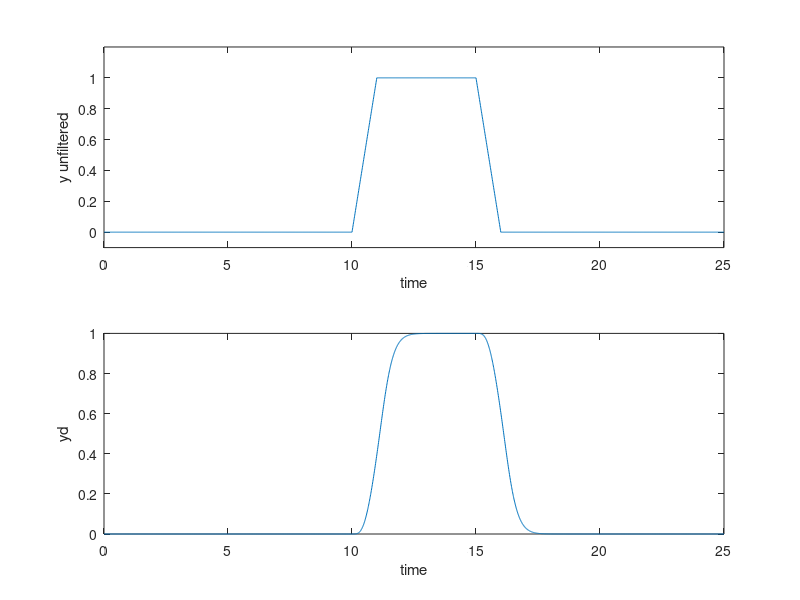

MATLAB code for this plot: (Note: this script raises an error after producing the figure.)
close all; clear all;
%% defining the desired output and filtering it two times
tin = 10; tup = 11;  tdown=15; tback=16; tf = 25; delt = 0.01; ymax = 1;
ramp_1 = ymax/(tup-tin);
ramp_2 = -ymax/(tback-tdown);
t1 = 0:delt:tin; 
t2=max(t1)+delt:delt:tup;
t3=max(t2)+delt:delt:tdown;
t4=max(t3)+delt:delt:tback;
t5=max(t4)+delt:delt:tf;

y0 = zeros(size(t1));
y1 = ramp_1*(t2-max(t1));
y2 = max(y1)*ones(size(t3-max(t2)));
y3 = max(y2)+ ramp_2*(t4-max(t3));
y4 = zeros(size(t5-max(t4)));

t = 0:delt:tf;
y = [y0 y1 y2 y3 y4];
figure(1); clf; subplot(211), plot(t,y); 
axis([0, tf, -0.1, 1.2*ymax])
xlabel('time'); ylabel('y unfiltered')
% filtering the desired signal 
Wf = 1; % choose a filter break frequency in Hz
num = [Wf*2*pi]; den = [1 (Wf*2*pi)]; % first order filter
[Af,Bf,Cf,Df] = tf2ss(num,den);
Sys_f = ss(Af,Bf,Cf,Df); % first order filter system
Sysf = Sys_f*Sys_f*Sys_f*Sys_f; % second order filter
[yd,xtemp]= lsim(Sysf,y,t); % filter the desired signal
figure(1);  subplot(212), plot(t,yd); 
xlabel('time'); ylabel('yd')
%% numerical differentiation
y1d = diff(yd,1)/(delt^1); % the first derivative of yd
y1d = [y1d;0];
y2d = diff(yd,2)/(delt^2); % the second derivative of yd
y2d = [y2d;0;0];
[mm,nn] = size(y2d);
time = 0:delt:(mm-1)*delt;
U = [yd y1d];
%% Define the system G; relative degree = 1
r=1;
[A,B,C,D] = tf2ss([1 -7 2 10],[1 10 35 50 24]);
T=[C;
    0 1 0 0 ;
    0 0 1 0 ;
    0 0 0 1 ];
T_in = inv(T);
A_hat = (T*A*T_in) -((T*B*C*A*A*T_in)/(C*A*B));
B_hat = T*B/(C*A*B);  % nominal system with inverse input
A_int = A_hat(2:4,2:4); % internal dynamics 
B_int = [A_hat(2:4,1) B_hat(2:4)];

%% mdc decomposition
[As, Au, Anh, A_dec, T_mdc]=mdc(A_int, 'd');
check_A=inv(T_mdc)*A_int*T_mdc; % check_A should be eqqual to A_dec
As=A_dec(1,1);
Au=A_dec(2:3,2:3);
Bdiag_mdc=inv(T_mdc)*B_int; 
Bs=Bdiag_mdc(1,:);
Bu=Bdiag_mdc(2:3,:);

%% simulating the unstable portion  of the internal dynamics 
Utemp  = flipud(U);
% (-Bu*( [ 1;0;0] ) ) ./ (Au)
% [yu,xu] = lsim(-Au,-Bu,[1 1],[0],Utemp,time, [1.1903 0 ; 0 1.1903]  );
% -(1./Au) *Bu.*( Utemp(1,:) )
[yu,xu] = lsim(-Au,-Bu,[1 1],[0], Utemp, time, -(inv(Au)) *Bu*( Utemp(1,:)' )   );
xu = flipud(xu);
%% simulating the stable portion  of the internal dynamics 
[ys,xs] =  lsim(As,Bs,[1],[0],U,time,-(inv(As))*Bs*(U(1,:)'));
figure(2); clf; subplot(211), plot(time,xs)
xlabel('time'); ylabel('xs')
subplot(212), plot(time,xu)
xlabel('time'); ylabel('xu')
%% Calculating the input
Uff = (inv(C*B))*(y1d' -C*A*T_in*( [yd'; T_mdc*[xs';xu']])); % important
y_result_1=lsim(A,B,C,D, Uff, time);
figure(3); clf; subplot(211), plot(time,Uff)
xlabel('time'); ylabel('U_{ff}');
subplot(212), plot(time, y_result_1)
xlabel('time'); ylabel('y with u_{ff}');
%% calculate the error
for i =1:1:length(y_result_1)
    error_problem_1(i)=y_result_1(i)-yd(i);
end


%% Preview time
Tp=[1:1:5];

%% Tp-1
N=(tf-Tp(1))/delt+1;
for i=1:1:N
    new_t=[(i-1)*delt:delt:Tp(1)+(i-1)*delt];
    Utemp_new = interp1( time , Utemp, new_t);
    [yu,xu] = lsim(-Au,-Bu,[1 1],[0], Utemp_new, new_t, -(inv(Au)) *Bu*( Utemp(1,:)'));
    xu = flipud(xu);
    eta_1(i,:)=xu(1,:);
end
    % stable part
[ys,xs] =  lsim(As,Bs,[1],[0],U,time,-(inv(As))*Bs*(U(1,:)'));
xs = xs(1:length(eta_1));
y1d =y1d(1:length(eta_1));
yd=yd(1:length(eta_1));
    % inverse command
Uff = (inv(C*B))*(y1d' -C*A*T_in*( [yd'; T_mdc*[xs'; eta_1']]));
Uff=Uff(1:length(new_t));    
    % calculate the error
y_result_2_1=lsim(A,B,C,D, Uff, new_t);
for i =1:1:length(y_result_2_1)
    error_problem_2_1(i)=y_result_2_1(i)-yd(i);
end


%% Tp-2
N=(tf-Tp(2))/delt+1;
for i=1:1:N
    new_t=[(i-1)*delt:delt:Tp(2)+(i-1)*delt];
    Utemp_new = interp1( time , Utemp, new_t);
    [yu,xu] = lsim(-Au,-Bu,[1 1],[0], Utemp_new, new_t, -(inv(Au)) *Bu*( Utemp(1,:)'));
    xu = flipud(xu);
    eta_2(i,:)=xu(1,:);
end
    % stable part
[ys,xs] =  lsim(As,Bs,[1],[0],U,time,-(inv(As))*Bs*(U(1,:)'));
xs = xs(1:length(eta_2));
y1d =y1d(1:length(eta_2));
yd=yd(1:length(eta_2));
    % inverse command
Uff = (inv(C*B))*(y1d' -C*A*T_in*( [yd'; T_mdc*[xs'; eta_2']]));
Uff=Uff(1:length(new_t));    
    % calculate the error
y_result_2_2=lsim(A,B,C,D, Uff, new_t);
for i =1:1:length(y_result_2_2)
    error_problem_2_2(i)=y_result_2_2(i)-yd(i);
end

%% Tp-3
N=(tf-Tp(3))/delt+1;
for i=1:1:N
    new_t=[(i-1)*delt:delt:Tp(3)+(i-1)*delt];
    Utemp_new = interp1( time , Utemp, new_t);
    [yu,xu] = lsim(-Au,-Bu,[1 1],[0], Utemp_new, new_t, -(inv(Au)) *Bu*( Utemp(1,:)'));
    xu = flipud(xu);
    eta_3(i,:)=xu(1,:);
end
    % stable part
[ys,xs] =  lsim(As,Bs,[1],[0],U,time,-(inv(As))*Bs*(U(1,:)'));
xs = xs(1:length(eta_3));
y1d =y1d(1:length(eta_3));
yd=yd(1:length(eta_3));
    % inverse command
Uff = (inv(C*B))*(y1d' -C*A*T_in*( [yd'; T_mdc*[xs'; eta_3']]));
Uff=Uff(1:length(new_t));    
    % calculate the error
y_result_2_3=lsim(A,B,C,D, Uff, new_t);
for i =1:1:length(y_result_2_3)
    error_problem_2_3(i)=y_result_2_3(i)-yd(i);
end


%% TP-4
N=(tf-Tp(4))/delt+1;
for i=1:1:N
    new_t=[(i-1)*delt:delt:Tp(4)+(i-1)*delt];
    Utemp_new = interp1( time , Utemp, new_t);
    [yu,xu] = lsim(-Au,-Bu,[1 1],[0], Utemp_new, new_t, -(inv(Au)) *Bu*( Utemp(1,:)'));
    xu = flipud(xu);
    eta_4(i,:)=xu(1,:);
end
    % stable part
[ys,xs] =  lsim(As,Bs,[1],[0],U,time,-(inv(As))*Bs*(U(1,:)'));
xs = xs(1:length(eta_4));
y1d =y1d(1:length(eta_4));
yd=yd(1:length(eta_4));
    % inverse command
Uff = (inv(C*B))*(y1d' -C*A*T_in*( [yd'; T_mdc*[xs'; eta_4']]));
Uff=Uff(1:length(new_t));    
    % calculate the error
y_result_2_4=lsim(A,B,C,D, Uff, new_t);
for i =1:1:length(y_result_2_4)
    error_problem_2_4(i)=y_result_2_4(i)-yd(i);
end

%% Tp-5
N=(tf-Tp(5))/delt+1;
for i=1:1:N
    new_t=[(i-1)*delt:delt:Tp(5)+(i-1)*delt];
    Utemp_new = interp1( time , Utemp, new_t);
    [yu,xu] = lsim(-Au,-Bu,[1 1],[0], Utemp_new, new_t, -(inv(Au)) *Bu*( Utemp(1,:)'));
    xu = flipud(xu);
    eta_5(i,:)=xu(1,:);
end
%% stable part
[ys,xs] =  lsim(As,Bs,[1],[0],U,time,-(inv(As))*Bs*(U(1,:)'));
xs = xs(1:length(eta_5));
y1d =y1d(1:length(eta_5));
yd=yd(1:length(eta_5));
%% inverse command
Uff = (inv(C*B))*(y1d' -C*A*T_in*( [yd'; T_mdc*[ xs'; eta_5']]));
Uff=Uff(1:length(new_t));    
 %% calculate the error
y_result_2_5=lsim(A,B,C,D, Uff, new_t);
for i =1:1:length(y_result_2_5)
    error_problem_2_5(i)=y_result_2_5(i)-yd(i);
end



